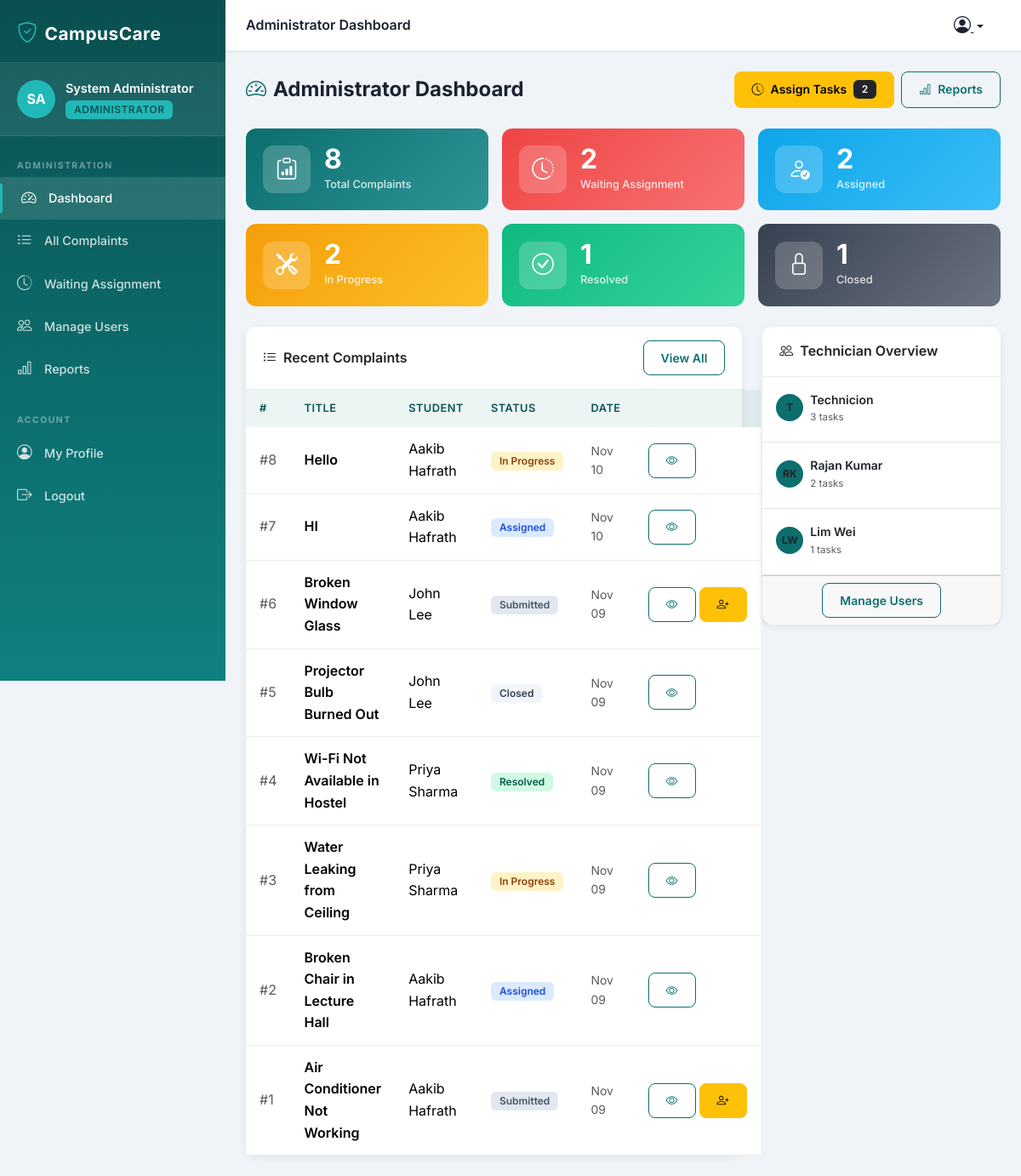
/accounts/dashboard/admin/ (signed in), run on the app's committed database.
### accounts/models.py (models this page shows, shortened)
class User(AbstractUser):
    ROLE_STUDENT = 'student'
    ROLE_ADMIN = 'administrator'
    ROLE_TECHNICIAN = 'technician'
    ROLE_CHOICES = [
        (ROLE_STUDENT, 'Student'),
        (ROLE_ADMIN, 'Administrator'),
        (ROLE_TECHNICIAN, 'Technician'),
    ]
    role = models.CharField(
        max_length=20,
        choices=ROLE_CHOICES,
        default=ROLE_STUDENT
    )
    phone_number = models.CharField(max_length=20, blank=True)
    student_id = models.CharField(max_length=50, blank=True)
    department = models.CharField(max_length=100, blank=True)
    profile_picture = models.ImageField(
        upload_to='profile_pictures/', null=True, blank=True
    )
    created_at = models.DateTimeField(auto_now_add=True)
    updated_at = models.DateTimeField(auto_now=True)
    class Meta:
        db_table = 'accounts_user'
        verbose_name = 'User'
        verbose_name_plural = 'Users'
    @property
    def is_student(self):
        return self.role == self.ROLE_STUDENT
    @property
    def is_administrator(self):
        return self.role == self.ROLE_ADMIN
    @property
    def is_technician(self):
        return self.role == self.ROLE_TECHNICIAN
    def get_role_display_name(self):
        return dict(self.ROLE_CHOICES).get(self.role, 'Unknown')

### complaints/models.py (models this page shows, shortened)
class Complaint(models.Model):
    STATUS_SUBMITTED = 'submitted'
    STATUS_ASSIGNED = 'assigned'
    STATUS_IN_PROGRESS = 'in_progress'
    STATUS_RESOLVED = 'resolved'
    STATUS_CLOSED = 'closed'
    STATUS_CHOICES = [
        (STATUS_SUBMITTED, 'Submitted'),
        (STATUS_ASSIGNED, 'Assigned'),
        (STATUS_IN_PROGRESS, 'In Progress'),
        (STATUS_RESOLVED, 'Resolved'),
        (STATUS_CLOSED, 'Closed'),
    ]
    CATEGORY_ELECTRICAL = 'electrical'
    CATEGORY_FURNITURE = 'furniture'
    CATEGORY_PLUMBING = 'plumbing'
    CATEGORY_NETWORK = 'network'
    CATEGORY_EQUIPMENT = 'equipment'
    CATEGORY_OTHER = 'other'
    CATEGORY_CHOICES = [
        (CATEGORY_ELECTRICAL, 'Electrical'),
        (CATEGORY_FURNITURE, 'Furniture'),
        (CATEGORY_PLUMBING, 'Plumbing'),
        (CATEGORY_NETWORK, 'Network / Wi-Fi'),
        (CATEGORY_EQUIPMENT, 'Equipment'),
        (CATEGORY_OTHER, 'Other'),
    ]
    student = models.ForeignKey(
        settings.AUTH_USER_MODEL,
        on_delete=models.CASCADE,
        related_name='complaints',
        limit_choices_to={'role': 'student'}
    )
    title = models.CharField(max_length=200)
    category = models.CharField(max_length=20, choices=CATEGORY_CHOICES)
    location = models.CharField(max_length=200)
    description = models.TextField()
    status = models.CharField(
        max_length=20,
        choices=STATUS_CHOICES,
        default=STATUS_SUBMITTED
    )
    assigned_technician = models.ForeignKey(
        settings.AUTH_USER_MODEL,
        on_delete=models.SET_NULL,
        null=True,
        blank=True,
        related_name='assigned_complaints',
        limit_choices_to={'role': 'technician'}
    )
    created_at = models.DateTimeField(auto_now_add=True)
    updated_at = models.DateTimeField(auto_now=True)
    class Meta:
        db_table = 'complaints_complaint'
        ordering = ['-created_at']
        verbose_name = 'Complaint'
        verbose_name_plural = 'Complaints'

### accounts/views.py (the view)
# urls.py: path('dashboard/admin/', views.admin_dashboard, name='admin_dashboard'),
@login_required
def admin_dashboard(request):
    if not request.user.is_administrator:
        messages.error(request, 'Access denied. Administrators only.')
        return redirect_by_role(request.user)
    all_complaints = Complaint.objects.all()
    stats = {
        'total': all_complaints.count(),
        'submitted': all_complaints.filter(status='submitted').count(),
        'assigned': all_complaints.filter(status='assigned').count(),
        'in_progress': all_complaints.filter(status='in_progress').count(),
        'resolved': all_complaints.filter(status='resolved').count(),
        'closed': all_complaints.filter(status='closed').count(),
        'waiting': all_complaints.filter(status='submitted').count(),
    }
    recent_complaints = all_complaints.order_by('-created_at')[:10]
    technicians = User.objects.filter(role='technician')
    context = {
        'stats': stats,
        'recent_complaints': recent_complaints,
        'technicians': technicians,
        'page_title': 'Administrator Dashboard',
    }
    return render(request, 'administrator/dashboard.html', context)

### notifications/context_processors.py (called while the page is built)
def unread_notifications_count(request):
    if request.user.is_authenticated:
        from .models import Notification
        count = Notification.objects.filter(
            recipient=request.user,
            is_read=False
        ).count()
        return {'unread_notifications_count': count}
    return {'unread_notifications_count': 0}

### templates/administrator/dashboard.html (shortened to what this page needs)
{% extends 'base.html' %}
{% block nav_admin_dashboard %}active{% endblock %}
{% block content %}
<div class="page-header">
  <div class="page-header-title">
    <i class="bi bi-speedometer2 me-2 text-primary"></i>Administrator Dashboard
  </div>
  <div class="d-flex gap-2">
    <a href="{% url 'complaints:waiting_for_assignment' %}" class="btn btn-warning">
      <i class="bi bi-clock-history me-2"></i>Assign Tasks
      {% if stats.waiting > 0 %}<span class="badge bg-dark ms-1">{{ stats.waiting }}</span>{% endif %}
    </a>
    <a href="{% url 'reports:dashboard' %}" class="btn btn-outline-primary">
      <i class="bi bi-bar-chart me-2"></i>Reports
    </a>
  </div>
</div>
<div class="row g-3 mb-4">
  <div class="col-sm-6 col-lg-4">
    <div class="stat-card primary">
      <div class="stat-card-icon"><i class="bi bi-clipboard-data"></i></div>
      <div><div class="stat-card-value">{{ stats.total }}</div><div class="stat-card-label">Total Complaints</div></div>
    </div>
  </div>
  <div class="col-sm-6 col-lg-4">
    <div class="stat-card danger">
      <div class="stat-card-icon"><i class="bi bi-clock-history"></i></div>
      <div><div class="stat-card-value">{{ stats.waiting }}</div><div class="stat-card-label">Waiting Assignment</div></div>
    </div>
  </div>
  <div class="col-sm-6 col-lg-4">
    <div class="stat-card info">
      <div class="stat-card-icon"><i class="bi bi-person-check"></i></div>
      <div><div class="stat-card-value">{{ stats.assigned }}</div><div class="stat-card-label">Assigned</div></div>
    </div>
  </div>
  <div class="col-sm-6 col-lg-4">
    <div class="stat-card warning">
      <div class="stat-card-icon"><i class="bi bi-tools"></i></div>
      <div><div class="stat-card-value">{{ stats.in_progress }}</div><div class="stat-card-label">In Progress</div></div>
    </div>
  </div>
  <div class="col-sm-6 col-lg-4">
    <div class="stat-card success">
      <div class="stat-card-icon"><i class="bi bi-check-circle"></i></div>
      <div><div class="stat-card-value">{{ stats.resolved }}</div><div class="stat-card-label">Resolved</div></div>
    </div>
  </div>
  <div class="col-sm-6 col-lg-4">
    <div class="stat-card dark">
      <div class="stat-card-icon"><i class="bi bi-lock"></i></div>
      <div><div class="stat-card-value">{{ stats.closed }}</div><div class="stat-card-label">Closed</div></div>
    </div>
  </div>
</div>
<div class="row g-4">
  <div class="col-lg-8">
    <div class="card">
      <div class="card-header d-flex align-items-center justify-content-between">
        <span><i class="bi bi-list-ul me-2"></i>Recent Complaints</span>
        <a href="{% url 'complaints:all_complaints' %}" class="btn btn-sm btn-outline-primary">View All</a>
      </div>
      <div class="card-body p-0">
        {% if recent_complaints %}
        <table class="table table-hover mb-0">
          <thead>
            <tr><th>#</th><th>Title</th><th>Student</th><th>Status</th><th>Date</th><th></th></tr>
          </thead>
          <tbody>
            {% for c in recent_complaints %}
            <tr>
              <td class="text-muted">#{{ c.pk }}</td>
              <td class="fw-semibold">{{ c.title|truncatechars:30 }}</td>
              <td>{{ c.student.get_full_name|default:c.student.username }}</td>
              <td><span class="badge status-badge-{{ c.status }}">{{ c.get_status_display }}</span></td>
              <td class="text-muted small">{{ c.created_at|date:"M d" }}</td>
              <td>
                <div class="d-flex gap-1">
                  <a href="{% url 'complaints:complaint_detail' c.pk %}" class="btn btn-sm btn-outline-primary"><i class="bi bi-eye"></i></a>
                  {% if c.status == 'submitted' %}
                  <a href="{% url 'complaints:assign_technician' c.pk %}" class="btn btn-sm btn-warning"><i class="bi bi-person-plus"></i></a>
                  {% endif %}
                </div>
              </td>
            </tr>
            {% endfor %}
          </tbody>
        </table>
        {% else %}
        <div class="empty-state">
          <div class="empty-state-icon"><i class="bi bi-clipboard-x"></i></div>
          <div class="empty-state-title">No complaints yet</div>
        </div>
        {% endif %}
      </div>
    </div>
  </div>
  <div class="col-lg-4">
    <div class="card">
      <div class="card-header">
        <i class="bi bi-people me-2"></i>Technician Overview
      </div>
      <div class="card-body p-0">
        {% if technicians %}
        {% for tech in technicians %}
        <div class="p-3 border-bottom">
          <div class="d-flex align-items-center gap-2 mb-1">
            <div class="avatar-placeholder" style="width:32px;height:32px;font-size:0.75rem;background:var(--primary);">
              {{ tech.first_name|first|upper }}{{ tech.last_name|first|upper }}
            </div>
            <div>
              <div class="fw-semibold small">{{ tech.get_full_name|default:tech.username }}</div>
              <div class="text-muted" style="font-size:0.72rem;">{{ tech.assigned_complaints.count }} tasks</div>
            </div>
          </div>
        </div>
        {% endfor %}
        {% else %}
        <div class="p-4 text-center text-muted small">No technicians registered.</div>
        {% endif %}
      </div>
      <div class="card-footer text-center">
        <a href="{% url 'accounts:user_list' %}" class="btn btn-sm btn-outline-primary">Manage Users</a>
      </div>
    </div>
  </div>
</div>
{% endblock %}

### templates/base.html (shortened to what this page needs)
<!DOCTYPE html>
<html lang="en">
<head>
    <link href="https://cdn.jsdelivr.net/npm/bootstrap@5.3.2/dist/css/bootstrap.min.css" rel="stylesheet">
    <link href="https://cdn.jsdelivr.net/npm/bootstrap-icons@1.11.3/font/bootstrap-icons.css" rel="stylesheet">
    <link href="{% load static %}{% static 'css/campuscare.css' %}" rel="stylesheet">
</head>
<body>
{% if user.is_authenticated %}
<div class="sidebar" id="sidebar">
    <div class="sidebar-header">
        <div class="sidebar-brand">
            <i class="bi bi-shield-check me-2"></i>
            <span>CampusCare</span>
        </div>
    </div>
    <div class="sidebar-user">
        <div class="user-avatar">
            {% if user.profile_picture %}
                <img src="{{ user.profile_picture.url }}" alt="Profile" class="rounded-circle" width="45" height="45">
            {% else %}
                <div class="avatar-placeholder">
                    {{ user.first_name|first|upper }}{{ user.last_name|first|upper }}
                </div>
            {% endif %}
        </div>
        <div class="user-info">
            <div class="user-name">{{ user.get_full_name|default:user.username }}</div>
            <div class="user-role badge">{{ user.get_role_display_name }}</div>
        </div>
    </div>
    <nav class="sidebar-nav">
        {% if user.is_administrator %}
        <div class="nav-section-label">Administration</div>
        <a href="{% url 'accounts:admin_dashboard' %}" class="nav-item {% block nav_admin_dashboard %}{% endblock %}">
            <i class="bi bi-speedometer2"></i> Dashboard
        </a>
        <a href="{% url 'complaints:all_complaints' %}" class="nav-item {% block nav_all_complaints %}{% endblock %}">
            <i class="bi bi-list-ul"></i> All Complaints
        </a>
        <a href="{% url 'complaints:waiting_for_assignment' %}" class="nav-item {% block nav_waiting %}{% endblock %}">
            <i class="bi bi-clock-history"></i> Waiting Assignment
        </a>
        <a href="{% url 'accounts:user_list' %}" class="nav-item {% block nav_users %}{% endblock %}">
            <i class="bi bi-people"></i> Manage Users
        </a>
        <a href="{% url 'reports:dashboard' %}" class="nav-item {% block nav_reports %}{% endblock %}">
            <i class="bi bi-bar-chart"></i> Reports
        </a>
        {% endif %}
        <div class="nav-section-label mt-3">Account</div>
        <a href="{% url 'accounts:profile' %}" class="nav-item {% block nav_profile %}{% endblock %}">
            <i class="bi bi-person-circle"></i> My Profile
        </a>
        <a href="{% url 'accounts:logout' %}" class="nav-item nav-logout" onclick="return confirm('Are you sure you want to logout?')">
            <i class="bi bi-box-arrow-right"></i> Logout
        </a>
    </nav>
</div>
<div class="main-content">
    <div class="topbar">
        <div class="topbar-title">
            {% block page_header %}{{ page_title|default:"CampusCare" }}{% endblock %}
        </div>
        <div class="topbar-actions">
            <div class="dropdown">
                <button class="btn btn-link topbar-icon dropdown-toggle" data-bs-toggle="dropdown">
                    <i class="bi bi-person-circle fs-5"></i>
                </button>
            </div>
        </div>
    </div>
    <div class="page-content">
        {% block content %}{% endblock %}
    </div>
</div>
{% endif %}
<script src="{% load static %}{% static 'js/campuscare.js' %}"></script>
</body>
</html>

### data on the page
User: first_name|first "S", last_name|first "A", get_full_name "System Administrator", get_role_display_name "ADMINISTRATOR"
Complaint: pk "8", title "Hello", student.get_full_name "Aakib Hafrath", status "In Progress", created_at "Nov 10"
Complaint: pk "7", title "HI", student.get_full_name "Aakib Hafrath", status "Assigned", created_at "Nov 10"
Complaint: pk "6", title "Broken Window Glass", student.get_full_name "John Lee", status "Submitted", created_at "Nov 09"
Complaint: pk "5", title "Projector Bulb Burned Out", student.get_full_name "John Lee", status "Closed", created_at "Nov 09"
Complaint: pk "4", title "Wi-Fi Not Available in Hostel", student.get_full_name "Priya Sharma", status "Resolved", created_at "Nov 09"
Complaint: pk "3", title "Water Leaking from Ceiling", student.get_full_name "Priya Sharma", status "In Progress", created_at "Nov 09"
Complaint: pk "2", title "Broken Chair in Lecture Hall", student.get_full_name "Aakib Hafrath", status "Assigned", created_at "Nov 09"
Complaint: pk "1", title "Air Conditioner Not Working", student.get_full_name "Aakib Hafrath", status "Submitted", created_at "Nov 09"
User: first_name|first "T", get_full_name "Technicion", assigned_complaints.count "3"
User: first_name|first "R", last_name|first "K", get_full_name "Rajan Kumar", assigned_complaints.count "2"
User: first_name|first "L", last_name|first "W", get_full_name "Lim Wei", assigned_complaints.count "1"

### other printed values
{{ page_title|default:"CampusCare" }} "Administrator Dashboard"
{{ stats.waiting }} "2"
{{ stats.total }} "8"
{{ stats.assigned }} "2"
{{ stats.in_progress }} "2"
{{ stats.resolved }} "1"
{{ stats.closed }} "1"
